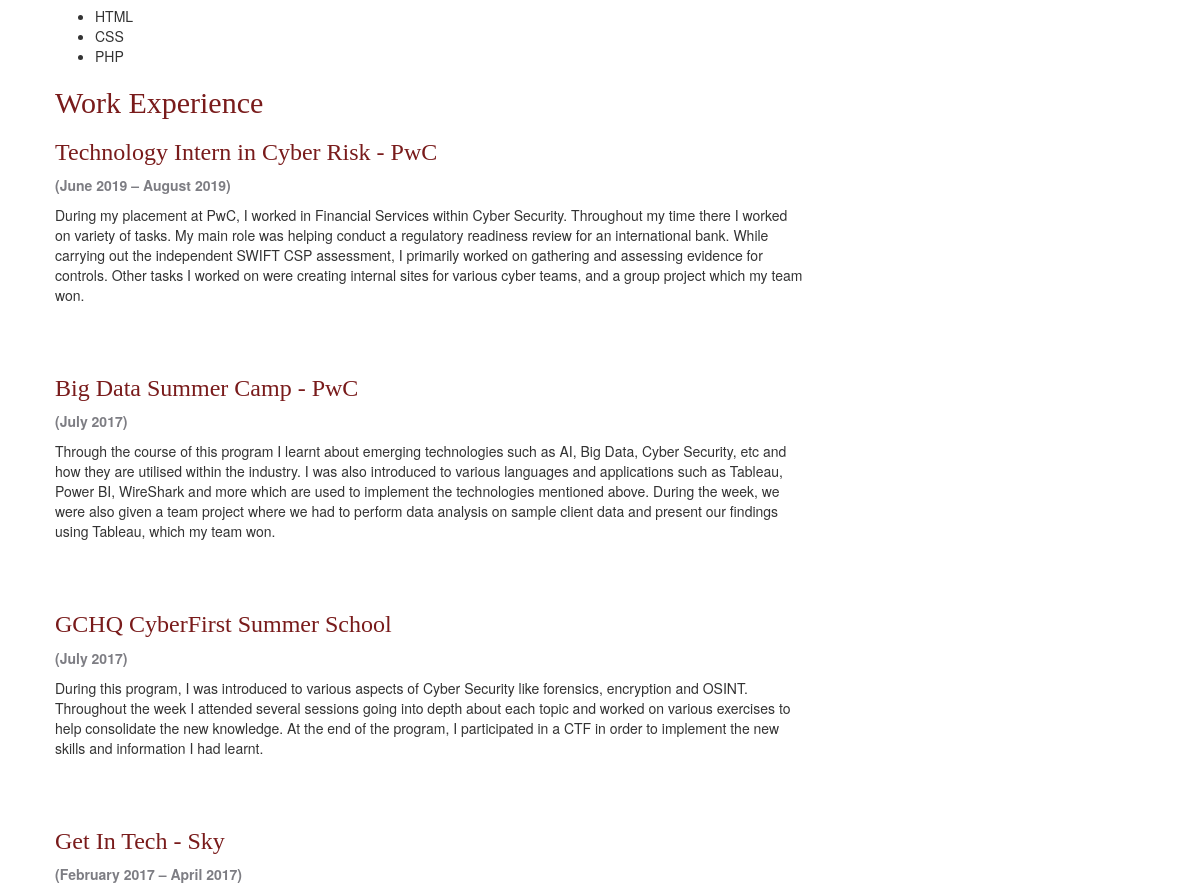
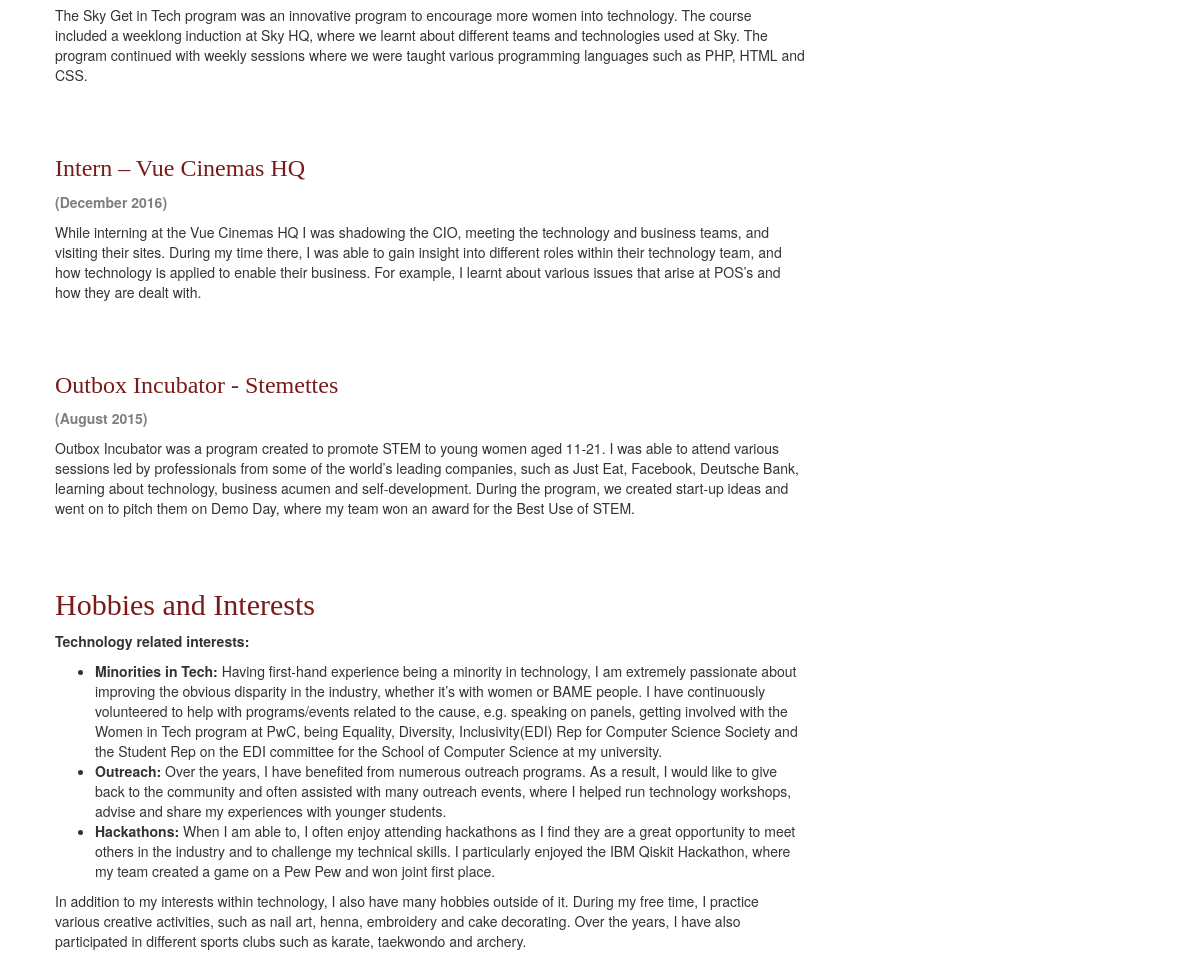
The page /CV/ (lower part) on the database as committed earlier (2 pictures, top to bottom).
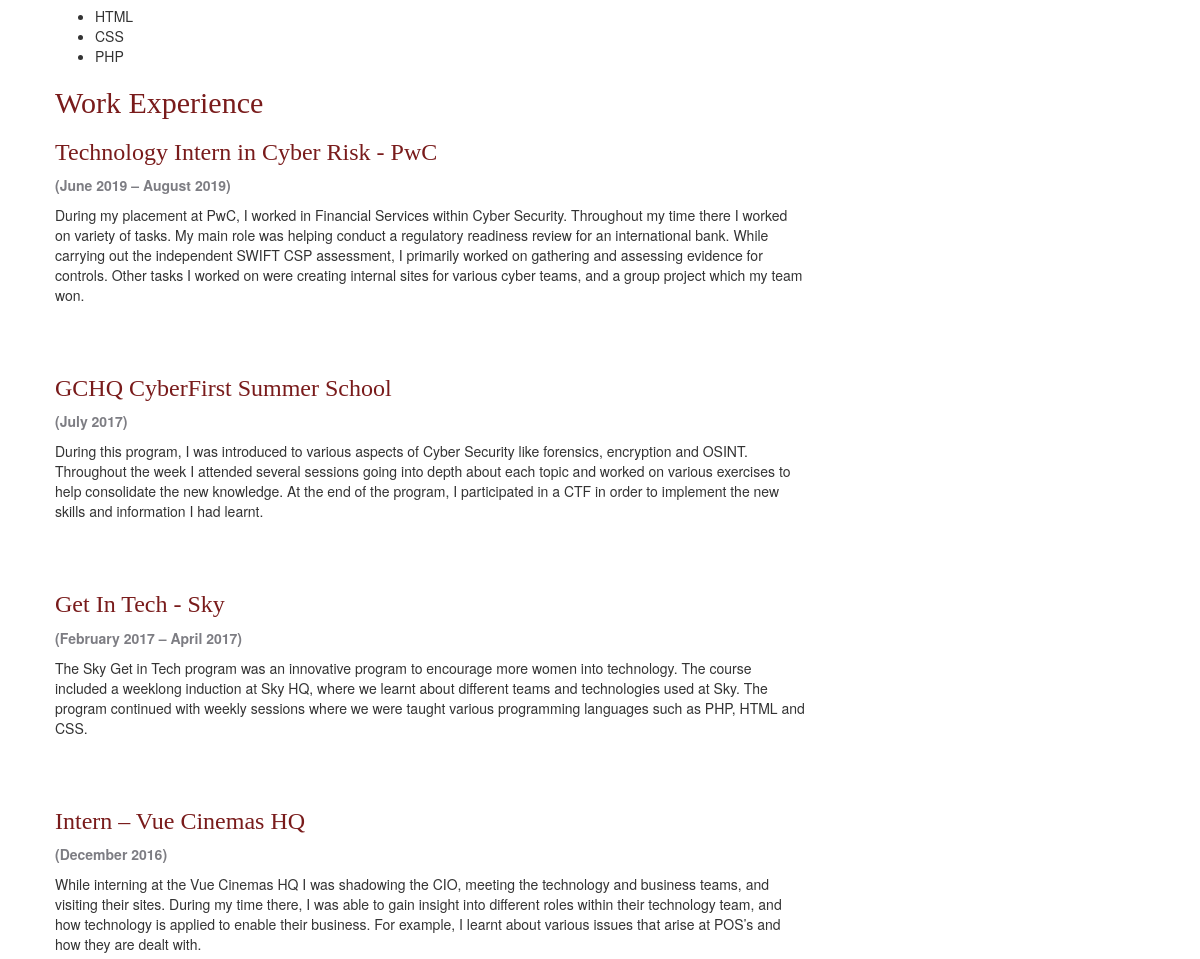
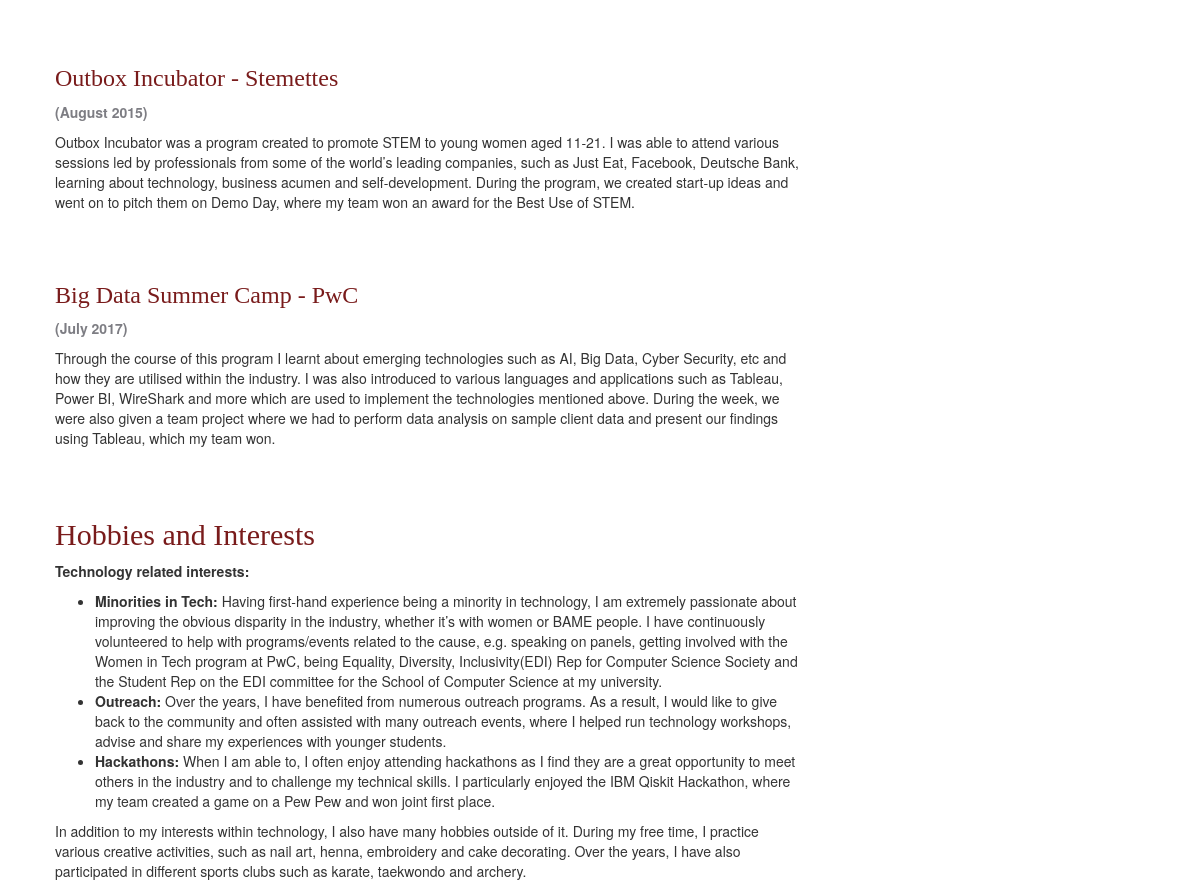
The same page on the database as committed later (2 pictures, top to bottom).
### blog/models.py (models this page shows, shortened)
class CVPost(models.Model):
    author = models.ForeignKey(settings.AUTH_USER_MODEL, on_delete=models.CASCADE)
    job_title = models.CharField(max_length=200)
    job_duration = models.CharField(max_length=200, null='True')
    job_description = models.TextField()
    created_date = models.DateTimeField(default=timezone.now)

### blog/views.py (the view)
# urls.py: path('CV/', views.CVpost_list, name='CVpost_list'),
def CVpost_list(request):
    posts = CVPost.objects.filter(created_date__lte=timezone.now()).order_by('created_date')
    return render(request, 'blog/CVpost_list.html', {'posts' : posts})

### blog/templates/blog/CVpost_list.html (shortened to what this page needs)
{% extends 'blog/base.html' %}
{% block content %}
    <div class="Skills">
        <ul>
            <li>HTML</li>
            <li>CSS</li>
            <li>PHP</li>
        </ul>
    </div>
    <div>
        <h2>Work Experience</h2>
    </div>
    {% for post in posts %}
        <div class="CV Post">
            <h3>{{ post.job_title }}</h3>
            <p class="duration"><strong>{{post.job_duration|linebreaksbr}}</strong></p>
            <p>{{ post.job_description|linebreaksbr }}</p>
        </div>
    {% endfor %}
    <div class="Hobbies and Interests">
        <h2>Hobbies and Interests</h2>
        <p><Strong>Technology related interests:</Strong></p>
        <ul>
            <li><strong>Minorities in Tech:</strong> Having first-hand experience being a minority in technology, I am extremely passionate about improving the obvious disparity in the industry, whether it’s with women or BAME people. I have continuously volunteered to help with programs/events related to the cause, e.g. speaking on panels, getting involved with the Women in Tech program at PwC, being Equality, Diversity, Inclusivity(EDI) Rep for Computer Science Society and the Student Rep on the EDI committee for the School of Computer Science at my university. </li>
            <li><strong>Outreach:</strong> Over the years, I have benefited from numerous outreach programs. As a result, I would like to give back to the community and often assisted with many outreach events, where I helped run technology workshops, advise and share my experiences with younger students.
            </li>
            <li><strong>Hackathons:</strong> When I am able to, I often enjoy attending hackathons as I find they are a great opportunity to meet others in the industry and to challenge my technical skills. I particularly enjoyed the IBM Qiskit Hackathon, where my team created a game on a Pew Pew and won joint first place. </li>
        </ul>
        <p>In addition to my interests within technology, I also have many hobbies outside of it. During my free time, I practice various creative activities, such as nail art, henna, embroidery and cake decorating. Over the years, I have also participated in different sports clubs such as karate, taekwondo and archery.</p>
    </div>
{% endblock %}

Rows that differ between the two databases and show on the page:
changed CVPost "Big Data Summer Camp - PwC": moves down the list
